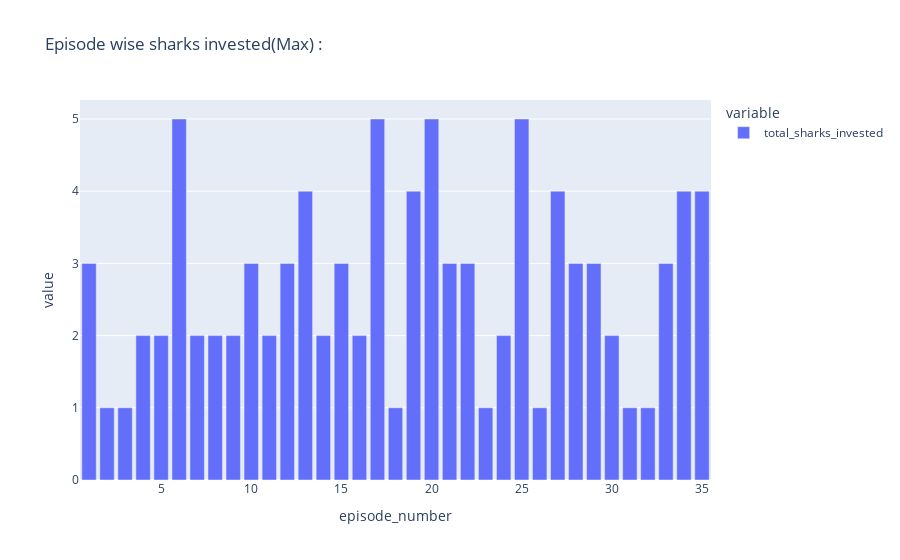

Source (notebook cell):
### Code cell
d=px.bar(Max1,title='Episode wise sharks invested(Max) :')
d

### Figure 1 — Plotly figure (JSON) as saved in the notebook; plotly's stock layout.template omitted (floating-point values rounded to 4 significant figures)
{"data": [{"alignmentgroup": "True", "hovertemplate": "variable=total_sharks_invested<br>episode_number=%{x}<br>value=%{y}<extra></extra>", "legendgroup": "total_sharks_invested", "marker": {"color": "#636efa", "pattern": {"shape": ""}}, "name": "total_sharks_invested", "offsetgroup": "total_sharks_invested", "orientation": "v", "showlegend": true, "textposition": "auto", "type": "bar", "x": [1, 2, 3, 4, 5, 6, 7, 8, 9, 10, 11, 12, 13, 14, 15, 16, 17, 18, 19, 20, 21, 22, 23, 24, 25, 26, 27, 28, 29, 30, 31, 32, 33, 34, 35], "xaxis": "x", "y": [3, 1, 1, 2, 2, 5, 2, 2, 2, 3, 2, 3, 4, 2, 3, 2, 5, 1, 4, 5, 3, 3, 1, 2, 5, 1, 4, 3, 3, 2, 1, 1, 3, 4, 4], "yaxis": "y"}], "layout": {"barmode": "relative", "legend": {"title": {"text": "variable"}, "tracegroupgap": 0}, "title": {"text": "Episode wise sharks invested(Max) :"}, "xaxis": {"anchor": "y", "domain": [0, 1], "title": {"text": "episode_number"}}, "yaxis": {"anchor": "x", "domain": [0, 1], "title": {"text": "value"}}}}
